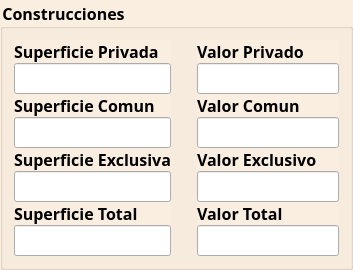
                   <widget class="QGroupBox" name="groupBox">
                    <property name="font">
                     <font>
                      <family>Century Gothic</family>
                      <pointsize>12</pointsize>
                      <weight>75</weight>
                      <bold>true</bold>
                     </font>
                    </property>
                    <property name="styleSheet">
                     <string notr="true">QGroupBox, QLabel{
background : rgb(250,238,224);
}</string>
                    </property>
                    <property name="title">
                     <string>Construcciones</string>
                    </property>
                    <layout class="QGridLayout" name="gridLayout_18">
                     <property name="verticalSpacing">
                      <number>0</number>
                     </property>
                     <item row="1" column="1">
                      <spacer name="horizontalSpacer_10">
                       <property name="orientation">
                        <enum>Qt::Horizontal</enum>
                       </property>
                       <property name="sizeHint" stdset="0">
                        <size>
                         <width>20</width>
                         <height>20</height>
                        </size>
                       </property>
                      </spacer>
                     </item>
                     <item row="0" column="0">
                      <widget class="QLabel" name="label_70">
                       <property name="maximumSize">
                        <size>
                         <width>16777215</width>
                         <height>40</height>
                        </size>
                       </property>
                       <property name="font">
                        <font>
                         <family>Century Gothic</family>
                         <pointsize>12</pointsize>
                         <weight>75</weight>
                         <bold>true</bold>
                        </font>
                       </property>
                       <property name="text">
                        <string>Superficie Privada</string>
                       </property>
                      </widget>
                     </item>
                     <item row="9" column="0">
                      <widget class="QLabel" name="label_71">
                       <property name="maximumSize">
                        <size>
                         <width>16777215</width>
                         <height>40</height>
                        </size>
                       </property>
                       <property name="font">
                        <font>
                         <family>Century Gothic</family>
                         <pointsize>12</pointsize>
                         <weight>75</weight>
                         <bold>true</bold>
                        </font>
                       </property>
                       <property name="text">
                        <string>Superficie Total</string>
                       </property>
                      </widget>
                     </item>
                     <item row="9" column="2">
                      <widget class="QLabel" name="label_62">
                       <property name="font">
                        <font>
                         <family>Century Gothic</family>
                         <pointsize>12</pointsize>
                         <weight>75</weight>
                         <bold>true</bold>
                        </font>
                       </property>
                       <property name="text">
                        <string>Valor Total</string>
                       </property>
                      </widget>
                     </item>
                     <item row="12" column="0">
                      <widget class="QLineEdit" name="leSupConstTotalCond">
                       <property name="maximumSize">
                        <size>
                         <width>240</width>
                         <height>16777215</height>
                        </size>
                       </property>
                       <property name="font">
                        <font>
                         <family>Century Gothic</family>
                         <pointsize>12</pointsize>
                         <weight>50</weight>
                         <bold>false</bold>
                        </font>
                       </property>
                       <property name="maxLength">
                        <number>20</number>
                       </property>
                      </widget>
                     </item>
                     <item row="12" column="2">
                      <widget class="QLineEdit" name="leValConstTotalCond">
                       <property name="maximumSize">
                        <size>
                         <width>240</width>
                         <height>16777215</height>
                        </size>
                       </property>
                       <property name="font">
                        <font>
                         <family>Century Gothic</family>
                         <pointsize>12</pointsize>
                         <weight>50</weight>
                         <bold>false</bold>
                        </font>
                       </property>
                       <property name="maxLength">
                        <number>20</number>
                       </property>
                      </widget>
                     </item>
                     <item row="3" column="2">
                      <widget class="QLineEdit" name="leValConstComunCond">
                       <property name="maximumSize">
                        <size>
                         <width>240</width>
                         <height>16777215</height>
                        </size>
                       </property>
                       <property name="font">
                        <font>
                         <family>Century Gothic</family>
                         <pointsize>12</pointsize>
                         <weight>50</weight>
                         <bold>false</bold>
                        </font>
                       </property>
                       <property name="maxLength">
                        <number>20</number>
                       </property>
                      </widget>
                     </item>
                     <item row="0" column="2">
                      <widget class="QLabel" name="label_54">
                       <property name="minimumSize">
                        <size>
                         <width>0</width>
                         <height>0</height>
                        </size>
                       </property>
                       <property name="maximumSize">
                        <size>
                         <width>16777215</width>
                         <height>40</height>
                        </size>
                       </property>
                       <property name="font">
                        <font>
                         <family>Century Gothic</family>
                         <pointsize>12</pointsize>
                         <weight>75</weight>
                         <bold>true</bold>
                        </font>
                       </property>
                       <property name="text">
                        <string>Valor Privado</string>
                       </property>
                      </widget>
                     </item>
                     <item row="5" column="0">
                      <widget class="QLabel" name="lbSupConstExcCond">
                       <property name="maximumSize">
                        <size>
                         <width>16777215</width>
                         <height>40</height>
                        </size>
                       </property>
                       <property name="font">
                        <font>
                         <family>Century Gothic</family>
                         <pointsize>12</pointsize>
                         <weight>75</weight>
                         <bold>true</bold>
                        </font>
                       </property>
                       <property name="text">
                        <string>Superficie Exclusiva</string>
                       </property>
                      </widget>
                     </item>
                     <item row="8" column="0">
                      <widget class="QLineEdit" name="leSupConstExcCond">
                       <property name="maximumSize">
                        <size>
                         <width>240</width>
                         <height>16777215</height>
                        </size>
                       </property>
                       <property name="font">
                        <font>
                         <family>Century Gothic</family>
                         <pointsize>12</pointsize>
                         <weight>50</weight>
                         <bold>false</bold>
                        </font>
                       </property>
                       <property name="maxLength">
                        <number>20</number>
                       </property>
                      </widget>
                     </item>
                     <item row="1" column="2">
                      <widget class="QLineEdit" name="leValConstPrivCond">
                       <property name="maximumSize">
                        <size>
                         <width>240</width>
                         <height>16777215</height>
                        </size>
                       </property>
                       <property name="font">
                        <font>
                         <family>Century Gothic</family>
                         <pointsize>12</pointsize>
                         <weight>50</weight>
                         <bold>false</bold>
                        </font>
                       </property>
                       <property name="maxLength">
                        <number>20</number>
                       </property>
                      </widget>
                     </item>
                     <item row="1" column="0">
                      <widget class="QLineEdit" name="leSupConstPrivCond">
                       <property name="maximumSize">
                        <size>
                         <width>240</width>
                         <height>16777215</height>
                        </size>
                       </property>
                       <property name="font">
                        <font>
                         <family>Century Gothic</family>
                         <pointsize>12</pointsize>
                         <weight>50</weight>
                         <bold>false</bold>
                        </font>
                       </property>
                       <property name="maxLength">
                        <number>20</number>
                       </property>
                      </widget>
                     </item>
                     <item row="2" column="0">
                      <widget class="QLabel" name="label_75">
                       <property name="maximumSize">
                        <size>
                         <width>16777215</width>
                         <height>40</height>
                        </size>
                       </property>
                       <property name="font">
                        <font>
                         <family>Century Gothic</family>
                         <pointsize>12</pointsize>
                         <weight>75</weight>
                         <bold>true</bold>
                        </font>
                       </property>
                       <property name="text">
                        <string>Superficie Comun</string>
                       </property>
                      </widget>
                     </item>
                     <item row="5" column="2">
                      <widget class="QLabel" name="lbValConstExcCond">
                       <property name="font">
                        <font>
                         <family>Century Gothic</family>
                         <pointsize>12</pointsize>
                         <weight>75</weight>
                         <bold>true</bold>
                        </font>
                       </property>
                       <property name="text">
                        <string>Valor Exclusivo</string>
                       </property>
                      </widget>
                     </item>
                     <item row="2" column="2">
                      <widget class="QLabel" name="label_53">
                       <property name="font">
                        <font>
                         <family>Century Gothic</family>
                         <pointsize>12</pointsize>
                         <weight>75</weight>
                         <bold>true</bold>
                        </font>
                       </property>
                       <property name="text">
                        <string>Valor Comun</string>
                       </property>
                      </widget>
                     </item>
                     <item row="8" column="2">
                      <widget class="QLineEdit" name="leValConstExcCond">
                       <property name="maximumSize">
                        <size>
                         <width>240</width>
                         <height>16777215</height>
                        </size>
                       </property>
                       <property name="font">
                        <font>
                         <family>Century Gothic</family>
                         <pointsize>12</pointsize>
                         <weight>50</weight>
                         <bold>false</bold>
                        </font>
                       </property>
                       <property name="maxLength">
                        <number>20</number>
                       </property>
                      </widget>
                     </item>
                     <item row="3" column="0">
                      <widget class="QLineEdit" name="leSupConstComunCond">
                       <property name="maximumSize">
                        <size>
                         <width>240</width>
                         <height>16777215</height>
                        </size>
                       </property>
                       <property name="font">
                        <font>
                         <family>Century Gothic</family>
                         <pointsize>12</pointsize>
                         <weight>50</weight>
                         <bold>false</bold>
                        </font>
                       </property>
                       <property name="maxLength">
                        <number>20</number>
                       </property>
                      </widget>
                     </item>
                    </layout>
                   </widget>
